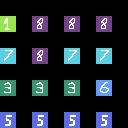

The image is a tile-based game level rendered from a .tmx file. Its description and complete source (layers, tilesets, objects, tile grids) follow:
An orthogonal 4x4 tile map with 32x32 px tiles, 2 tile layers (in, out).

<map version="1.8" tiledversion="1.8.2" orientation="orthogonal" renderorder="right-down" width="4" height="4" tilewidth="32" tileheight="32" infinite="0" nextlayerid="115" nextobjectid="1">
 <tileset firstgid="1" source="../spr_test_tileset.tsx" />
 <layer id="1" name="in" width="4" height="4">
  <data encoding="csv">
2,2,2,2,
3,0,0,3,
4,4,4,4,
5,5,5,5
</data>
 </layer>
 <layer id="114" name="out" width="4" height="4">
  <data encoding="csv">
0,9,9,9,
8,9,8,8,
0,0,0,7,
6,6,6,6
</data>
 </layer>
</map>
